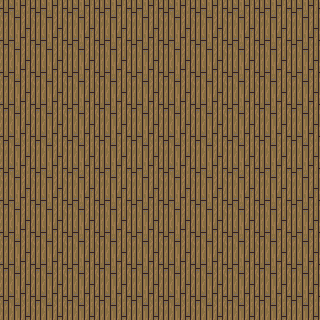

Below is a game level as drawn by its tile map, then a one-line description and the .tmx that defines it (tile-layer data replaced by summaries):
An orthogonal 10x10 tile map with 32x32 px tiles, 1 tile layer (ground).

<map version="1.2" tiledversion="1.2.1" orientation="orthogonal" renderorder="right-down" width="10" height="10" tilewidth="32" tileheight="32" infinite="0" nextlayerid="4" nextobjectid="1">
 <tileset firstgid="1" name="preview" tilewidth="32" tileheight="32" tilecount="704" columns="32">
  <image source="tilesets/preview.png" width="1040" height="704" />
 </tileset>
 <layer id="3" name="ground" width="10" height="10">
  <data>[100 cells, 100 non-empty, 1 distinct tile ids]</data>
 </layer>
</map>
